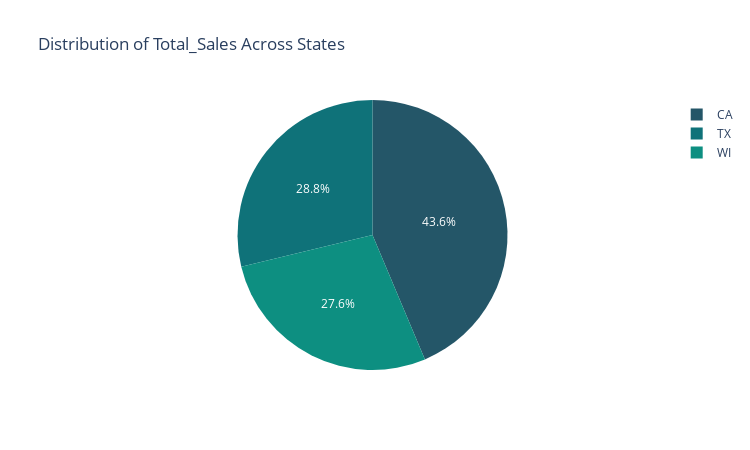

Here is the notebook cell this chart was saved with:
### Code cell
df = train_sales_df.groupby(['state_id'])['total_sales_all_days'].sum().reset_index()
fig = px.pie(df, values='total_sales_all_days', names='state_id', 
            color_discrete_sequence=px.colors.sequential.Aggrnyl,
            width = 750, height=450, title = 'Distribution of Total_Sales Across States')
fig.show()

### Figure 1 — Plotly figure (JSON) as saved in the notebook; plotly's stock layout.template omitted (floating-point values rounded to 4 significant figures)
{"data": [{"domain": {"x": [0, 1], "y": [0, 1]}, "hovertemplate": "state_id=%{label}<br>total_sales_all_days=%{value}<extra></extra>", "labels": ["CA", "TX", "WI"], "legendgroup": "", "name": "", "showlegend": true, "type": "pie", "values": [28675547, 18899006, 18120856]}], "layout": {"height": 450, "legend": {"tracegroupgap": 0}, "piecolorway": ["rgb(36, 86, 104)", "rgb(15, 114, 121)", "rgb(13, 143, 129)", "rgb(57, 171, 126)", "rgb(110, 197, 116)", "rgb(169, 220, 103)", "rgb(237, 239, 93)"], "title": {"text": "Distribution of Total_Sales Across States"}, "width": 750}}
